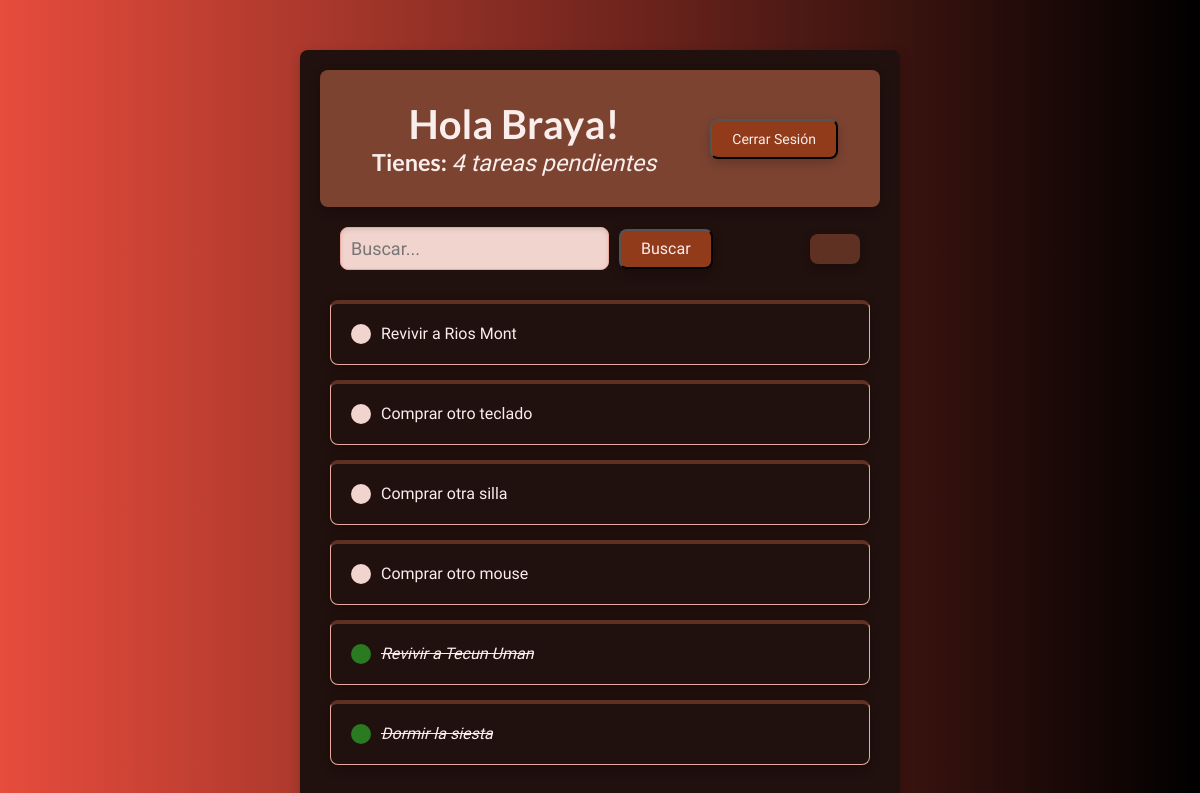
The app's page / (signed in) with its own data.
### todo/models.py (models this page shows)
class Tarea(models.Model):
    usuario = models.ForeignKey(User, on_delete=models.CASCADE, null=True, blank=True)
    titulo = models.CharField(max_length=200)
    descripcion = models.TextField(null=True, blank=True)
    completada = models.BooleanField(default=False)
    fecha_creacion = models.DateTimeField(auto_now_add=True)
    def __str__(self):
        return self.titulo
    class Meta:
        ordering = ['completada']

### todo/views.py (the view)
# urls.py: path('', ListarTareas.as_view(), name='lista_pendientes'),
class ListarTareas(LoginRequiredMixin, ListView):
    model = Tarea
    context_object_name = 'tareas'
    def get_context_data(self, **kwargs):
        context = super().get_context_data(**kwargs)
        context['tareas'] = context['tareas'].filter(usuario=self.request.user)
        context['count'] = context['tareas'].filter(completada=False).count()
        valor_buscado = self.request.GET.get('area-busqueda') or ''
        if valor_buscado:
            context['tareas'] = context['tareas'].filter(titulo__icontains=valor_buscado)
        context['valor_buscado'] = valor_buscado
        return context

### todo/templates/todo/tarea_list.html (shortened to what this page needs)
{% extends 'todo/principal.html' %}
{% block content %}
    <div class="barra-superior">
        <div class="saludo-usuario">
            <h1>Hola {{request.user|title}}!</h1>
            <h3>Tienes: <i>{{count}} tarea{{count|pluralize}} pendiente{{count|pluralize}}</i></h3>
        </div>
        {% if request.user.is_authenticated %}
            <form method="post" action="{% url 'logout' %}" style="display: inline;">
                <button class="btn-barra-superior" type="submit">Cerrar Sesión</button>
            </form>
        {% else %}
            <a href="{% url 'login' %}">Ingresar</a>
        {% endif %}
    </div>
    <div id="envoltorio-agregar-buscar">
        <form class="form-buscar" method="get" action="">
            <input class="inp-buscar" type="text" name="area-busqueda" placeholder="Buscar..." value="{{ valor_buscado }}">
            <button class="btn-general" type="submit">Buscar</button>
        </form>
        <a id="enlace-agregar" href="{% url 'crear_tarea' %}"></a>
    </div>
    <div class="items-tareas">
        {% for tarea in tareas %}
            <div class="envoltorio-tarea">
                {% if tarea.completada %}
                    <div class="titulo-tarea">
                        <div class="icono-tarea-completa"></div>
                        <i><s><a href="{% url 'actualizar_tarea' tarea.id %}">{{tarea}}</a></s></i>
                    </div>
                {% else %}
                    <div class="titulo-tarea">
                        <div class="icono-tarea-incompleta"></div>
                        <a href="{% url 'actualizar_tarea' tarea.id %}">{{tarea}}</a>
                    </div>
                {% endif %}
            </div>
        {% empty %}
            <p>No hay tareas para mostrar.</p>
        {% endfor %}
    </div>
{% endblock content %}

### todo/templates/todo/principal.html (shortened to what this page needs)
<!DOCTYPE html>
{% load static %}
<html lang="es">
<head>
    <link rel="stylesheet" href="{% static 'todo/css/styles.css' %}">
    <link href='https://cdn.boxicons.com/fonts/basic/boxicons.min.css' rel='stylesheet'>
</head>
<body>
    <div class="container">
        {% block content %}
        {% endblock content %}
    </div>
</body>
</html>

### todo/static/todo/css/styles.css (style rules this page uses)
:root { --color-primary: #5e3123; --color-primary-dark: #9d5640; --color-secondary: #e28266; --color-success: #297A21; --color-error: #E53935; --color-warning: #FFC107; --color-info: #03A9F4; --color-text-main: #faeeec; --color-text-secondary: #f2d4ce; --color-card-bg: #20100e; --color-border: #e8aa9c; --font-main: 'Abel', sans-serif; --font-alt: 'Lato', sans-serif; --radius: 8px; --shadow: 0 4px 12px rgba(0, 0, 0, 0.2); }
* { margin: 0; padding: 0; box-sizing: border-box; font-family: var(--font-main); font-weight: 300; }
html { font-size: 16px; }
body { background: #000000; background: -webkit-linear-gradient(to right, #e74c3c, #000000); background: linear-gradient(to right, #e74c3c, #000000); padding-top: 50px; }
.container { max-width: 600px; margin: auto; padding: 20px; background-color: var(--color-card-bg); border-radius: var(--radius); box-shadow: var(--shadow); color: var(--color-text-main); }
h1, h2, h3, h4, h5, h6 { font-family: var(--font-alt); font-weight: 600; text-align: center; color: var(--color-text-main); }
a { color: #e28266; text-decoration: none; }
.barra-superior { display: flex; align-items: center; justify-content: space-around; color: var(--color-text-main); padding: 20px; background-color: #7c4331; border-radius: var(--radius); box-shadow: var(--shadow); }
.saludo-usuario { display: flex; flex-direction: column; align-items: center; justify-content: center; text-align: center; font-size: 20px; padding: 10px; }
.items-tareas { padding: 10px; }
.envoltorio-tarea { display: flex; justify-content: space-between; align-items: center; padding: 20px; background-color: var(--color-card-bg); border: 1px solid var(--color-border); border-radius: var(--radius); box-shadow: var(--shadow); border-top: 4px solid var(--color-primary); margin-bottom: 15px; }
.titulo-tarea { display: flex; color: var(--color-text-main); }
.titulo-tarea a { color: var(--color-text-main); margin-left: 10px; }
.icono-tarea-completa { background-color: var(--color-success); height: 20px; width: 20px; cursor: pointer; transition: color 0.3s ease; border-radius: 50%; }
.icono-tarea-incompleta { background-color: var(--color-text-secondary); height: 20px; width: 20px; cursor: pointer; transition: color 0.3s ease; border-radius: 50%; }
.btn-general { height: 40px; display: flex; align-items: center; justify-content: center; background-color: #923b1b; color: var(--color-text-main); padding: 10px 20px; border-radius: var(--radius); text-decoration: none; font-weight: 400; font-size: 16px; box-shadow: var(--shadow); transition: background-color 0.3s ease; }
.btn-barra-superior { height: 40px; display: flex; align-items: center; justify-content: center; background-color: #923b1b; color: var(--color-text-main); padding: 10px 20px; border-radius: var(--radius); text-decoration: none; font-weight: 400; font-size: 14px; box-shadow: var(--shadow); transition: background-color 0.3s ease; }
#envoltorio-agregar-buscar { display: flex; justify-content: space-between; align-items: center; padding: 20px; }
#enlace-agregar { background-color: var(--color-primary); color: var(--color-text-main); padding: 15px 25px; border-radius: var(--radius); text-decoration: none; box-shadow: var(--shadow); transition: background-color 0.3s ease; }
.form-buscar { display: flex; align-items: center; gap: 0; }
input[type="text"], input[type="password"], textarea { width: 100%; margin-right: 10px; padding: 10px; border: 1px solid var(--color-border); border-radius: var(--radius); background-color: #f2d4ce; color: #2B2B2B; box-shadow: inset 0 2px 4px rgba(0, 0, 0, 0.1); font-size: 18px; }

### records on screen
Tarea: titulo "Revivir a Rios Mont"
Tarea: titulo "Comprar otro teclado"
Tarea: titulo "Comprar otra silla"
Tarea: titulo "Comprar otro mouse"
Tarea: titulo "Revivir a Tecun Uman"
Tarea: titulo "Dormir la siesta"

### other values on screen
{{ request.user|title }} "Braya"
{{ count }} "4"
